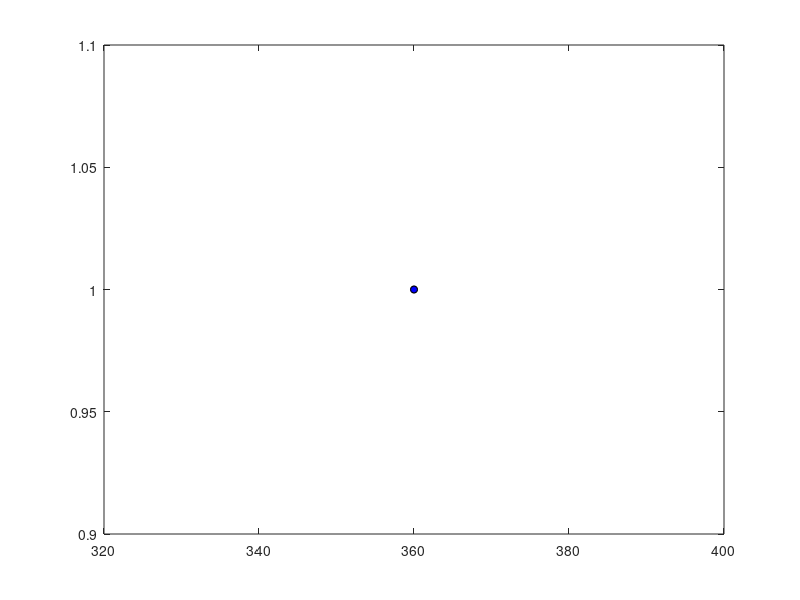

MATLAB code to generate this figure: (Note: this script raises an error after producing the figure.)
% subplot(1,2,1)

plot(360,1,'ok','MarkerFaceColor','r','markersize',5)
hold on
plot(360,1,'ok','MarkerFaceColor','b','markersize',5)
legend('heading','A direction','location','ne')

plotcolor = 'r'
angle_pre = heading_pre;
angle_post = heading_post;

% mirror angles
for i = 1:length(angle_pre)
    if An_hor_max(i) < 0
        angle_pre(i) = -angle_pre(i);
        angle_post(i) = -angle_post(i);
    end
%     if An_hor_max(i) < 0  && settings.expansion.HorPos(i) == 0
%         angle_pre(i) = -angle_pre(i);
%         angle_post(i) = -angle_post(i);
%     elseif An_hor_max(i) > 0  && settings.expansion.HorPos(i) == 180
%         angle_pre(i) = -angle_pre(i);
%         angle_post(i) = -angle_post(i);
%     end
end
% plot_angle_pre_post_csaps
% plot_angle_pre_post_circmean
plot_angle_pre_post_circmean_extendedsection

xlabel('initial heading','fontsize',10) 
ylabel('escape heading','fontsize',10) 
set(gca,'xlim',[-225 45],'ylim',[-180 180])
set(gca,'XTick',[-180 -90 0 90 180])
set(gca,'YTick',[-180 -90 0 90 180],'fontsize',8) 
grid on

% subplot(1,2,2)
plotcolor = 'b'
angle_pre = heading_pre;
angle_post = Adir_mean;
% mirror angles
for i = 1:length(angle_pre)
    if An_hor_max(i) < 0
        angle_pre(i) = -angle_pre(i);
        angle_post(i) = -angle_post(i);
    end
%     if An_hor_max(i) < 0  && settings.expansion.HorPos(i) == 0
%         angle_pre(i) = -angle_pre(i);
%         angle_post(i) = -angle_post(i);
%     elseif An_hor_max(i) > 0  && settings.expansion.HorPos(i) == 180
%         angle_pre(i) = -angle_pre(i);
%         angle_post(i) = -angle_post(i);
%     end
end
% plot_angle_pre_post_csaps
% plot_angle_pre_post_circmean
plot_angle_pre_post_circmean_extendedsection

xlabel('initial heading','fontsize',10) 
ylabel('A direction','fontsize',10) 
ylabel('direction','fontsize',10) 
set(gca,'xlim',[-180 180],'ylim',[-180 180]) 
% set(gca,'xlim',[0 180],'ylim',[-180 180])
set(gca,'xlim',[-225 45],'ylim',[-180 180])
set(gca,'XTick',[-180 -90 0 90 180])
set(gca,'YTick',[-180 -90 0 90 180],'fontsize',8) 
grid on

